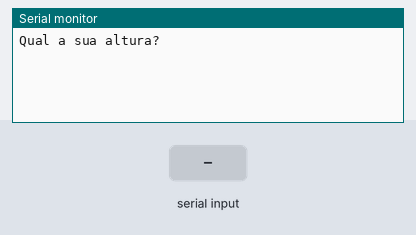
Bench run of a sketch on a simulated Arduino Uno, built with avr-gcc and run on an emulated ATmega328P. Shown: the last lines printed to the serial monitor. The test bench sets the inputs (shaded band).

Above: at 1.2 s.
1.3 s: "90,45\n" received over Serial
At 2.62 s:
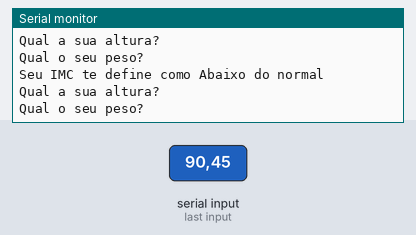
2.8 s: "30,150\n" received over Serial
At 4.4 s:
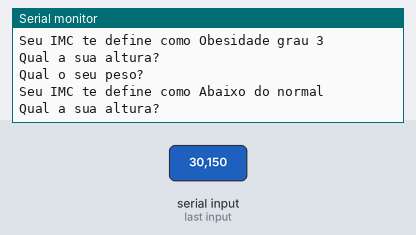

The sketch:

aula_27_atividade_imc1.ino
```cpp
/*
  Autores: Guilherme Vieira Molina
           Giuliano Keler Chicarelli
  Projeto: Memórias
  Descrição: Meu código em arduíno (C)
  Data: 25/02/2025
*/

float altura, peso, IMC;

void setup() {
  Serial.begin(9600);
}

void loop() {
  Serial.println("Qual a sua altura?");
  while (Serial.available()==0){}
  altura = Serial.parseFloat();
  Serial.println("Qual o seu peso?");
  while (Serial.available()==0){}
  peso = Serial.parseFloat();
  IMC = peso / sq(altura);
  Serial.print("Seu IMC te define como ");

  if (IMC >= 40) {
    Serial.println("Obesidade grau 3\n");
  } else if (IMC < 40 && IMC >= 35) {
    Serial.println("Obesidade grau 2\n");
  } else if (IMC < 35 && IMC >= 30) {
    Serial.println("Obesidade grau 1\n");
  } else if (IMC < 30 && IMC >= 25) {
    Serial.println("Sobrepeso\n");
  } else if (IMC < 25 && IMC >= 18.6) {
    Serial.println("Normal\n");
  } else {
    Serial.println("Abaixo do normal\n");
  }
}
```

Measured:
- after the input at 1.3 s, the serial monitor: prints a new line at once (image 1)
- after the input at 2.8 s, the serial monitor: prints a new line at once (image 2)
